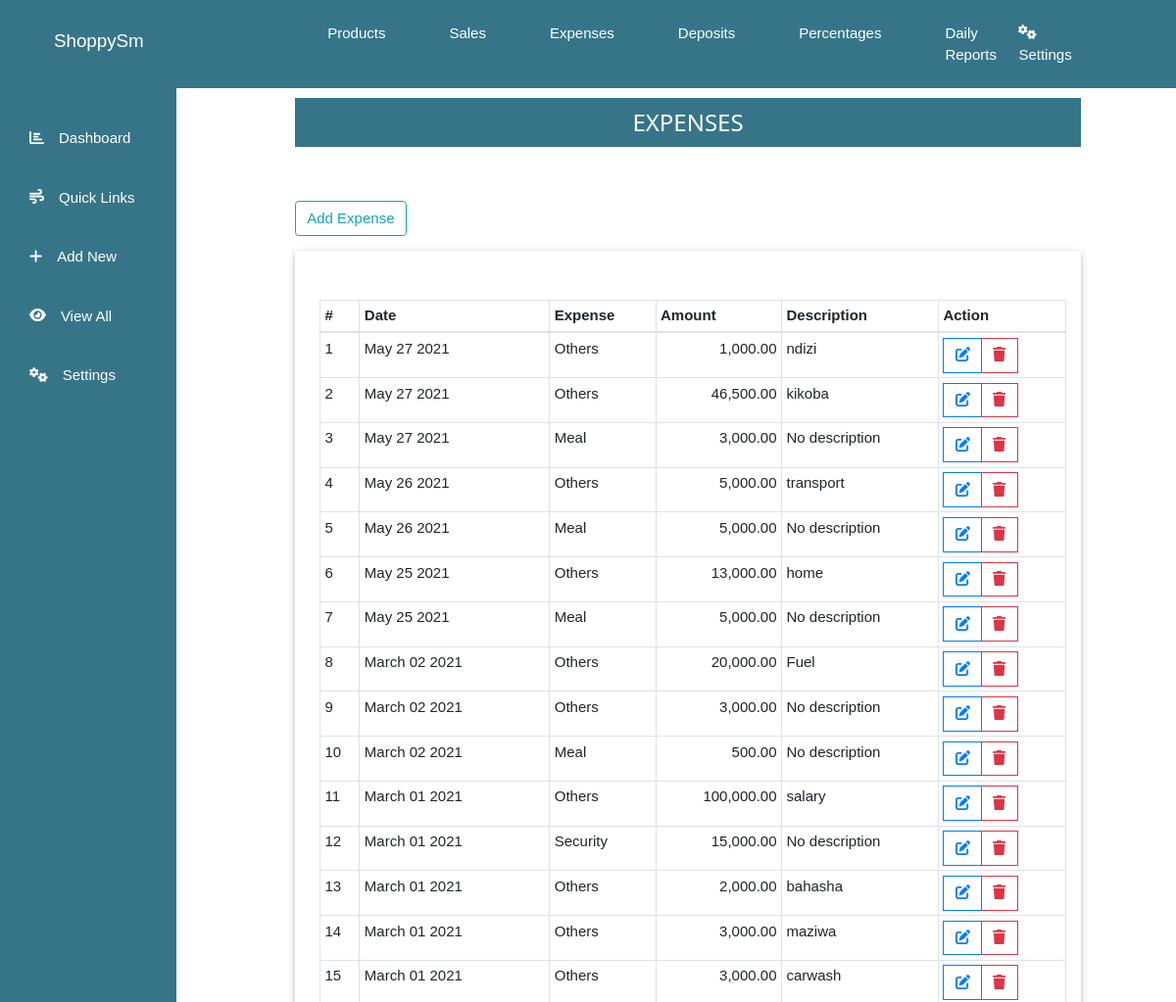
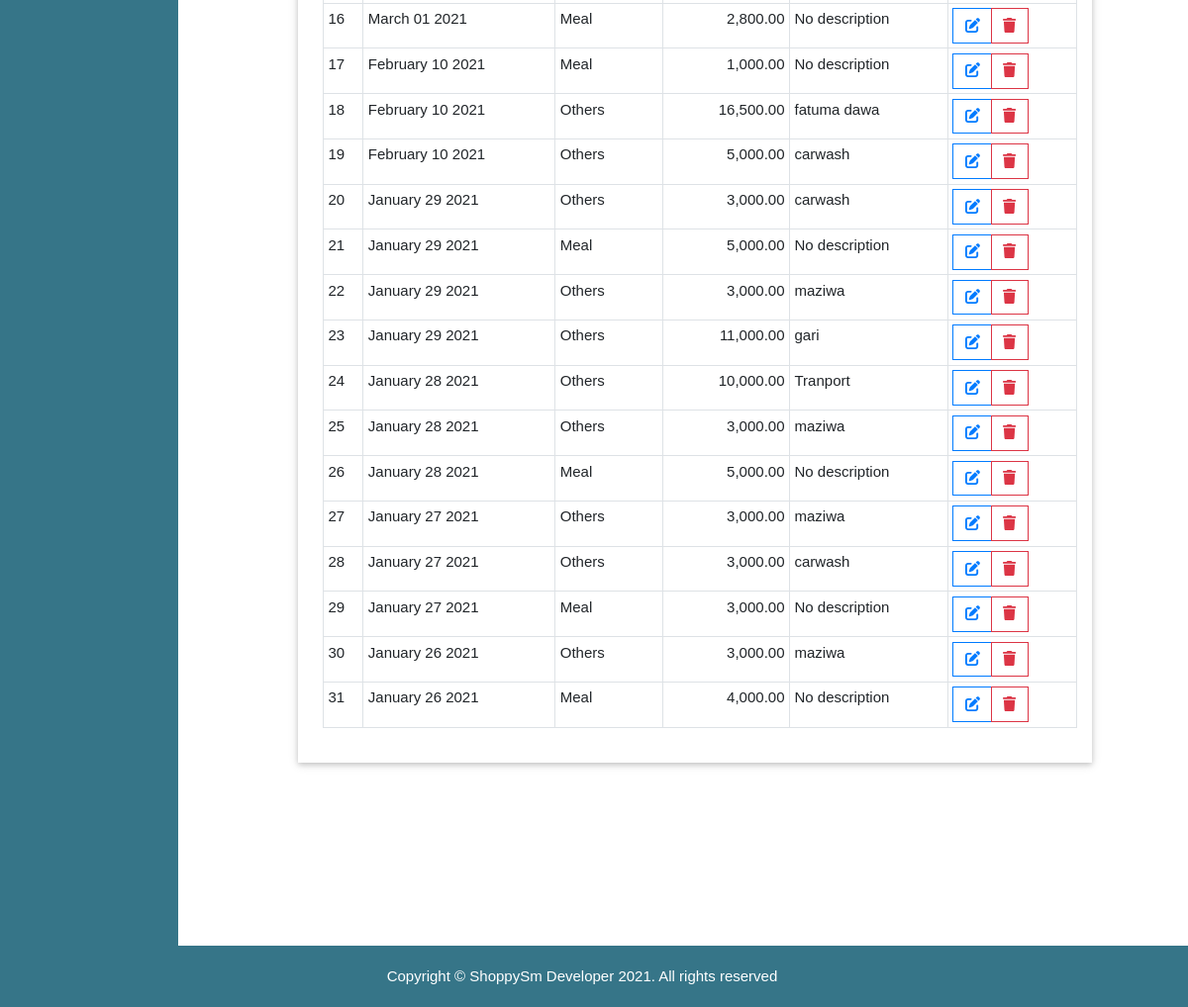
Page /expenses/ (signed in) on the committed database (2 pictures, top to bottom).
### istock_app/models.py (models this page shows, shortened)
class Expenses(models.Model):
    expense = models.CharField(choices = EXPENSE_CHOICES, max_length = 100)
    description = models.CharField(max_length = 100, null = True, blank = True)
    date = models.DateField()
    amount = models.FloatField()
    class Meta:
        verbose_name_plural = 'Expenses'

### istock_app/views.py (the view)
# urls.py: path('expenses/', views.view_expenses, name='view_expenses'),
@login_required
def view_expenses(request):
    get_expenses = Expenses.objects.all().order_by('-id')
    query = request.GET.get("q")
    if query:
        get_expenses = Expenses.objects.filter(date__icontains = query).order_by('-id')
        if not get_expenses:
            get_expenses = Expenses.objects.all().order_by('-id')
            messages.warning(request,f'Invalid Search!')
    context = {
        'expenses': get_expenses,
    }
    myTemplate = 'istock/viewExpenses.html'
    return render(request, myTemplate, context)

### accounts/models.py (called while the page is built)
    def __str__(self):
        return self.username

### istock_app/templates/istock/viewExpenses.html (shortened to what this page needs)
{% extends 'istock/base.html' %}
{% block content %}
{% load humanize %}
<div class="outer-container">
<div class="container">
  <div class="row">
    <div class="contents">
      <div class="col-md-12">
        <div class="heading">
          <h3>EXPENSES</h3>
        </div>
        <a href="{% url 'add_expenses' %}"><button type="button" class="btn btn-outline-info mt-5" name="button">Add Expense</button></a>
        {% if expenses %}
        <div class="w3-card mt-3">
        <table id="table-e" class="table table-sm table-bordered table-hover">
          <thead>
            <tr>
                  <th>#</th>
                  <th>Date</th>
                  <th>Expense</th>
                  <th>Amount</th>
                  <th>Description</th>
                  <th>Action</th>
            </tr>
          </thead>
            <tbody>
                {% for expense in expenses %}
                <tr>
                  <td>{{forloop.counter}}</td>
                  <td>{{expense.date | date:"F d Y" }}</td>
                  <td>{{expense.expense}}</td>
                  <td class="text-right">{{expense.amount|floatformat:2|intcomma}}</td>
                  {% if expense.description %}
                    <td>{{ expense.description }}</td>
                  {% else %}
                    <td>No description</td>
                  {% endif %}
                  <td>
                    <div class="btn-group" role="group" aria-label="Basic example">
                      <a href="{% url 'update_expense' expense.id %}" type="button" class="btn btn-outline-primary"><i class="fa fa-edit"></i></a>
                      <a href="{% url 'delete_expense' expense.id %}" onclick="return confirm('Seriously Delete this expense!?');" type="button" class="btn btn-outline-danger"><i class="fa fa-trash"></i></a>
                    </div>
                  </td>
                </tr>
                {% endfor %}
              {% else %}
                <h1>Ooopps!! No Expenses!</h1>
              {% endif %}
            </tbody>
          </table>
        </div>
      </div>
    </div>
  </div>
</div>
</div>
{% endblock %}

### istock_app/static/css/w3.css (style rules this page uses)
html { box-sizing:border-box }
*,*:before,*:after { box-sizing:inherit }
html { -ms-text-size-adjust:100%;-webkit-text-size-adjust:100% }
body { margin:0 }
a { background-color:transparent }
button,input,select,textarea,optgroup { font:inherit;margin:0 }
button,input { overflow:visible }
button,select { text-transform:none }
button,[type=button],[type=reset],[type=submit] { -webkit-appearance:button }
html,body { font-family:Verdana,sans-serif;font-size:15px;line-height:1.5 }
html { overflow-x:hidden }
h3 { font-size:24px }
h1,h2,h3,h4,h5,h6 { font-family:"Segoe UI",Arial,sans-serif;font-weight:400;margin:10px 0 }
a { color:inherit }
.w3-card,.w3-card-2 { box-shadow:0 2px 5px 0 rgba(0,0,0,0.16),0 2px 10px 0 rgba(0,0,0,0.12) }

### istock_app/static/style.css (style rules this page uses)
body { --background : #367588; --hover : #adc6f0; --text : #fff; --linkNavTop: 40px; --decor: none; font-family: "Montserrat", sans-serif; }
body a { text-decoration: var(--decor); }
.w3-card { padding: 20px ; }
.outer-container .contents { padding: 60px 40px; width: 80%; position:relative; left: 18vw; }
.outer-container .contents .heading { margin-top: 40px; margin-bottom: 10px; text-align: center; padding: 1px 0px; background: var(--background); height:50px; border: 0px solid #0e0e0e; color: var(--text); }
.outer-container .row .contents table { margin-top: 30px; margin-left: 5px; }
.outer-container .row .contents table .btn { border-radius: 0px; }

### rows in the picture
Expenses: date "May 27 2021", expense "Others", amount "1,000.00", description "ndizi"
Expenses: date "May 27 2021", expense "Others", amount "46,500.00", description "kikoba"
Expenses: date "May 27 2021", expense "Meal", amount "3,000.00", shows "No description"
Expenses: date "May 26 2021", expense "Others", amount "5,000.00", description "transport"
Expenses: date "May 26 2021", expense "Meal", amount "5,000.00", shows "No description"
Expenses: date "May 25 2021", expense "Others", amount "13,000.00", description "home"
Expenses: date "May 25 2021", expense "Meal", amount "5,000.00", shows "No description"
Expenses: date "March 02 2021", expense "Others", amount "20,000.00", description "Fuel"
Expenses: date "March 02 2021", expense "Others", amount "3,000.00", shows "No description"
Expenses: date "March 02 2021", expense "Meal", amount "500.00", shows "No description"
Expenses: date "March 01 2021", expense "Others", amount "100,000.00", description "salary"
Expenses: date "March 01 2021", expense "Security", amount "15,000.00", shows "No description"
Expenses: date "March 01 2021", expense "Others", amount "2,000.00", description "bahasha"
Expenses: date "March 01 2021", expense "Others", amount "3,000.00", description "maziwa"
Expenses: date "March 01 2021", expense "Others", amount "3,000.00", description "carwash"
Expenses: date "March 01 2021", expense "Meal", amount "2,800.00", shows "No description"
Expenses: date "February 10 2021", expense "Meal", amount "1,000.00", shows "No description"
Expenses: date "February 10 2021", expense "Others", amount "16,500.00", description "fatuma dawa"
Expenses: date "February 10 2021", expense "Others", amount "5,000.00", description "carwash"
Expenses: date "January 29 2021", expense "Others", amount "3,000.00", description "carwash"
Expenses: date "January 29 2021", expense "Meal", amount "5,000.00", shows "No description"
Expenses: date "January 29 2021", expense "Others", amount "3,000.00", description "maziwa"
Expenses: date "January 29 2021", expense "Others", amount "11,000.00", description "gari"
Expenses: date "January 28 2021", expense "Others", amount "10,000.00", description "Tranport"
Expenses: date "January 28 2021", expense "Others", amount "3,000.00", description "maziwa"
Expenses: date "January 28 2021", expense "Meal", amount "5,000.00", shows "No description"
Expenses: date "January 27 2021", expense "Others", amount "3,000.00", description "maziwa"
Expenses: date "January 27 2021", expense "Others", amount "3,000.00", description "carwash"
Expenses: date "January 27 2021", expense "Meal", amount "3,000.00", shows "No description"
Expenses: date "January 26 2021", expense "Others", amount "3,000.00", description "maziwa"
Expenses: date "January 26 2021", expense "Meal", amount "4,000.00", shows "No description"
